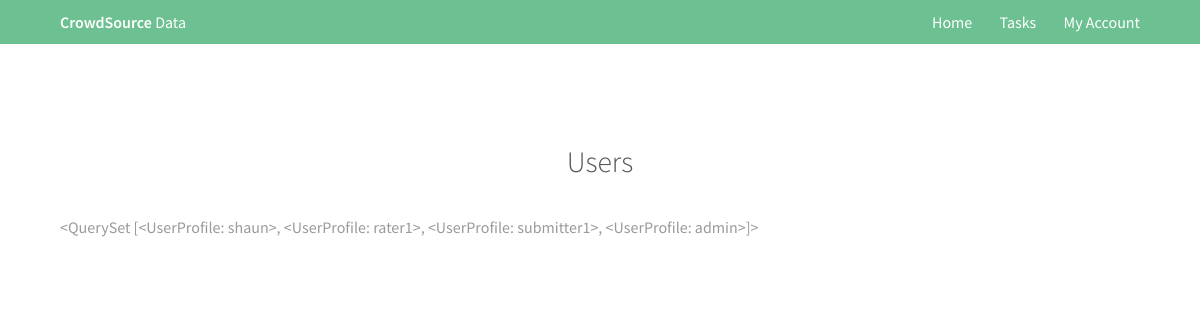
/viewusers/, run on an earlier commit of the app's database.
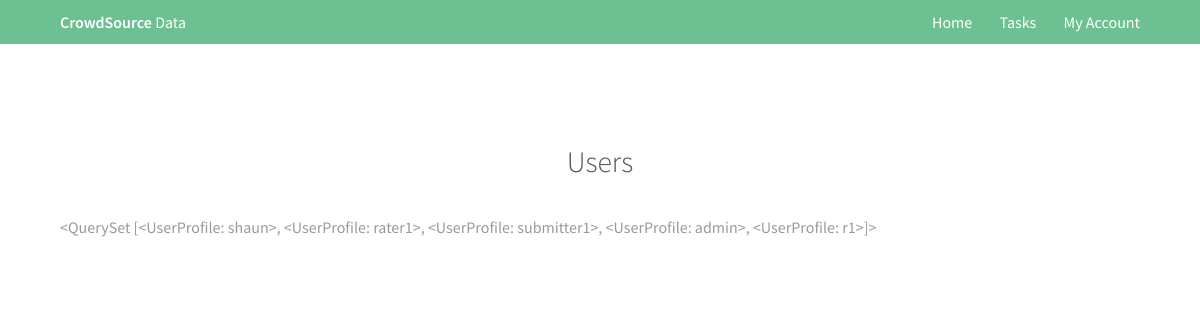
And on a later commit of the database.
### accounts/models.py (models this page shows, shortened)
class UserProfile(AbstractUser):
    GENDER = (('M', 'Male'), ('F', 'Female'))
    ROLE = (('A', 'Admin'), ('R', 'Rater'), ('S', 'Submitter'))
    user_id = models.AutoField(primary_key=True)
    first_name = models.CharField(max_length=30, default='na')
    last_name = models.CharField(max_length=30, default='na')
    username = models.CharField(max_length=10,unique=True)
    PW = models.CharField(max_length=12, default="na")
    email = models.EmailField(max_length=254, default='na')
    birthdate = models.DateField(default=timezone.now)
    phone = models.CharField(max_length=11, default="01012343434")
    address = models.CharField(max_length=100, default="na")
    gender = models.CharField(max_length=6, choices=GENDER, default="na")
    role = models.CharField(max_length=10, choices=ROLE, default="na")
    USERNAME_FIELD = 'username'
    PASSWORD_FIELD = 'PW'
    REQUIRED_FIELDS = ['first_name','last_name','email']

### accounts/views.py (the view)
# urls.py: path('viewusers/', viewusers, name='viewusers'),
def viewusers(request):
    form = UserProfile.objects.all()
    return render(request, 'viewusers.html', {'form': form})

### trial/templates/viewusers.html (shortened to what this page needs)
{% extends 'base.html' %}
{% load static %}
  {% block content %}
  <section id="main" class="wrapper">
  <div class="inner">
    <h2 style="text-align:center">Users</h2>
    <form method="post">
        {{form}}
    </form>
    </div>
</section>
{% endblock %}

What changed in the data, as far as the page shows it:
changed UserProfile: username.username "<QuerySet [<UserProfile: shaun>, <UserProfile: rater1>, <UserProfile: submitter1>, <UserProfile: admin>]>" → "<QuerySet [<UserProfile: shaun>, <UserProfile: rater1>, <UserProfile: submitter1>, <UserProfile: admin>, <UserProfile: r1>]>"
